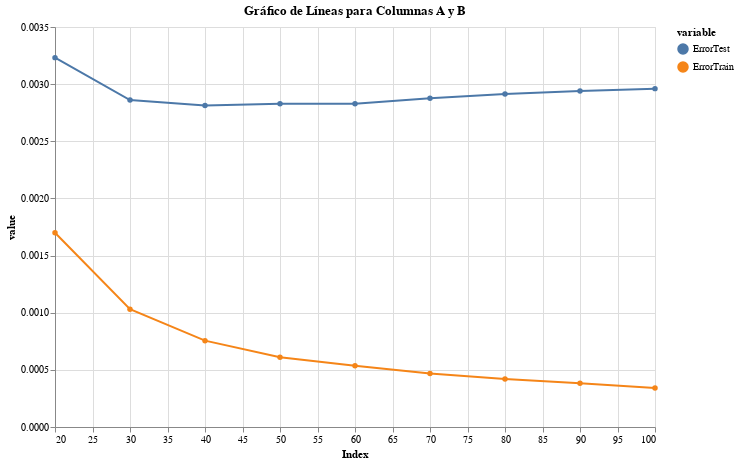

Notebook code cell kept with this figure:
### Code cell
# Supongamos que tienes un DataFrame llamado 'df' con columnas "indice", "columna_A" y "columna_B"

# Convertir el DataFrame de pandas a un formato aceptado por Altair
df_altair = pd.melt(df_curve, id_vars=['Index'], value_vars=['ErrorTest', 'ErrorTrain'])

# Crear el gráfico de líneas divididas por color en Altair
line_chart = alt.Chart(df_altair).mark_line(point=True).encode(
    x='Index:Q',
    y='value:Q',
    color='variable:N'
).properties(
    width=600,
    height=400,
    title='Gráfico de Líneas para Columnas A y B'
)

# Mostrar el gráfico
line_chart

### Figure 1 — Vega-Lite specification as saved in the notebook (floating-point values rounded to 4 significant figures)
{"config": {"view": {"continuousWidth": 300, "continuousHeight": 300}}, "data": {"name": "data-95a0de438413ebf255838a36bcc9a39f"}, "mark": {"type": "line", "point": true}, "encoding": {"color": {"field": "variable", "type": "nominal"}, "x": {"field": "Index", "type": "quantitative"}, "y": {"field": "value", "type": "quantitative"}}, "height": 400, "title": "Gráfico de Líneas para Columnas A y B", "width": 600, "$schema": "https://vega.github.io/schema/vega-lite/v5.14.1.json", "datasets": {"data-95a0de438413ebf255838a36bcc9a39f": [{"Index": 20, "variable": "ErrorTest", "value": 0.003232}, {"Index": 30, "variable": "ErrorTest", "value": 0.002861}, {"Index": 40, "variable": "ErrorTest", "value": 0.002814}, {"Index": 50, "variable": "ErrorTest", "value": 0.002828}, {"Index": 60, "variable": "ErrorTest", "value": 0.002829}, {"Index": 70, "variable": "ErrorTest", "value": 0.002876}, {"Index": 80, "variable": "ErrorTest", "value": 0.002914}, {"Index": 90, "variable": "ErrorTest", "value": 0.002939}, {"Index": 100, "variable": "ErrorTest", "value": 0.002961}, {"Index": 20, "variable": "ErrorTrain", "value": 0.001699}, {"Index": 30, "variable": "ErrorTrain", "value": 0.001031}, {"Index": 40, "variable": "ErrorTrain", "value": 0.0007555}, {"Index": 50, "variable": "ErrorTrain", "value": 0.0006111}, {"Index": 60, "variable": "ErrorTrain", "value": 0.0005363}, {"Index": 70, "variable": "ErrorTrain", "value": 0.0004689}, {"Index": 80, "variable": "ErrorTrain", "value": 0.0004206}, {"Index": 90, "variable": "ErrorTrain", "value": 0.0003836}, {"Index": 100, "variable": "ErrorTrain", "value": 0.0003413}]}}
